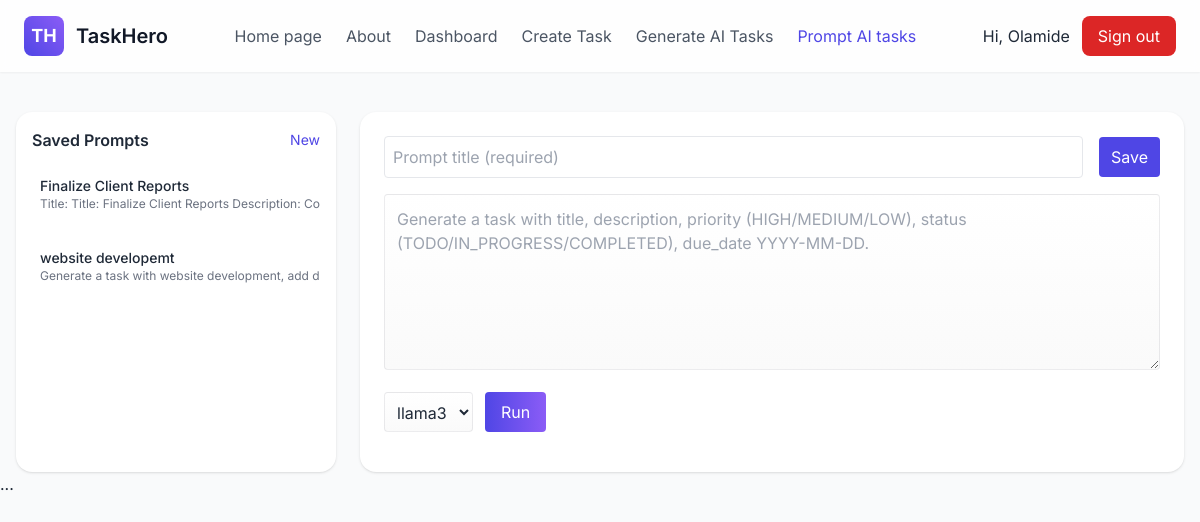
/prompts/ (signed in), run on the app's committed database.
### taskhero/models.py (models this page shows, shortened)
class SavedPrompt(models.Model):
    owner = models.ForeignKey(User, on_delete=models.CASCADE, related_name="saved_prompts")
    title = models.CharField(max_length=150)
    prompt = models.TextField()
    created_at = models.DateTimeField(auto_now_add=True)
    updated_at = models.DateTimeField(auto_now=True)
    class Meta:
        ordering = ["-updated_at"]

### taskhero/views.py (the view)
# urls.py: path('prompts/', views.prompt_store_page, name='prompt_store'),
@login_required
def prompt_store_page(request):
    prompts = SavedPrompt.objects.filter(owner=request.user)
    default_prompt = "Generate a task with title, description, priority (HIGH/MEDIUM/LOW), status (TODO/IN_PROGRESS/COMPLETED), due_date YYYY-MM-DD."
    return render(request, "taskhero/prompt_store.html", {"prompts": prompts, "default_prompt": default_prompt})

### templates/taskhero/prompt_store.html (shortened to what this page needs)
{% extends 'base/base.html' %}
{% block content %}
<div class="flex max-w-7xl mx-auto mt-10 gap-6 px-4">
  <aside class="w-80 bg-white rounded-2xl shadow p-4 flex-shrink-0">
    <div class="flex items-center justify-between mb-4">
      <h3 class="font-semibold">Saved Prompts</h3>
      <button id="newPromptBtn" class="text-sm text-indigo-600 hover:underline">New</button>
    </div>
    <div id="promptList" class="space-y-2 overflow-y-auto" style="max-height:520px;">
      {% for p in prompts %}
        <div class="prompt-item flex items-start gap-3 p-2 rounded hover:bg-gray-50 cursor-pointer" data-id="{{ p.id }}" data-title="{{ p.title|escapejs }}" data-prompt="{{ p.prompt|escapejs }}">
          <div class="flex-grow">
            <div class="font-medium text-sm text-gray-800">{{ p.title }}</div>
            <div class="text-xs text-gray-500 truncate">{{ p.prompt|truncatechars:80 }}</div>
          </div>
        </div>
      {% empty %}
        <div class="text-sm text-gray-500">No saved prompts yet. Create one.</div>
      {% endfor %}
    </div>
  </aside>
  <main class="flex-1">
    <div class="bg-white rounded-2xl shadow p-6">
      <div class="flex items-center justify-between gap-4 mb-4">
        <input id="promptTitle" class="flex-1 p-2 border rounded" placeholder="Prompt title (required)" />
        <div class="flex items-center gap-2">
          <button id="savePromptBtn" class="px-3 py-2 bg-indigo-600 text-white rounded">Save</button>
        </div>
      </div>
      <textarea id="promptEditor" class="w-full p-3 border rounded h-44" placeholder="{{ default_prompt|default:'' }}"></textarea>
      <div class="flex items-center justify-between mt-4">
        <div class="flex items-center gap-3">
          <select id="modelSelect" class="p-2 border rounded">
            <option value="llama3">llama3</option>
          </select>
          <button id="runPromptBtn" class="px-4 py-2 bg-gradient-to-r from-indigo-600 to-violet-500 text-white rounded">Run</button>
        </div>
      </div>
    </div>
  </main>
</div>
{% endblock %}

### templates/base/base.html (shortened to what this page needs)
{% load static %}
<!doctype html>
<html lang="en">
<head>
  <script src="https://cdn.tailwindcss.com"></script>
<link rel="stylesheet" href="{% static 'css/style.css' %}">
</head>
<body class="font-inter bg-gray-50 text-gray-800">
  <header class="bg-white/80 backdrop-blur-sm sticky top-0 z-50 shadow-sm">
    <div class="max-w-7xl mx-auto px-6 py-4 flex items-center justify-between">
      <a href="{% url 'taskhero:home' %}" class="flex items-center gap-3">
        <div class="w-10 h-10 flex items-center justify-center rounded-lg bg-gradient-to-tr from-indigo-600 to-violet-500 text-white text-lg font-bold">
          TH
        </div>
        <span class="text-xl font-semibold text-gray-900">TaskHero</span>
      </a>
      <nav class="hidden md:flex items-center gap-6">
        <a href="{% url 'taskhero:home' %}" class="text-gray-600 hover:text-gray-900">Home page</a>
        <a href="{% url 'taskhero:about' %}" class="text-gray-600 hover:text-gray-900">About</a>
        {% if user.is_authenticated %}
          <a href="{% url 'taskhero:task_list' %}" class="text-gray-600 hover:text-gray-900">Dashboard</a>
          <a href="{% url 'taskhero:task_create' %}" class="text-gray-600 hover:text-gray-900">Create Task</a>
          <a href="{% url 'taskhero:generate_task_ai' %}" class="text-gray-600 hover:text-gray-900">Generate AI Tasks</a>
          <a href="{% url 'taskhero:prompt_store' %}" class="text-indigo-600 hover:underline">Prompt AI tasks</a>
        {% endif %}
      </nav>
      <div class="hidden md:flex items-center gap-3">
        {% if user.is_authenticated %}
            Hi, {{ user.get_short_name|default:user.username }}
          <form method="post" action="{% url 'taskhero:logout' %}">
            <button type="submit" class="px-4 py-2 rounded-lg bg-red-600 text-white hover:opacity-95">
              Sign out
            </button>
          </form>
        {% else %}
          <a href="{% url 'taskhero:login' %}" class="text-indigo-600 font-medium hover:underline">Login</a>
          <a href="{% url 'taskhero:signup' %}" class="inline-block px-4 py-2 rounded-lg bg-gradient-to-r from-indigo-600 to-violet-500 text-white shadow hover:opacity-95">
            Sign Up
          </a>
        {% endif %}
      </div>
    </div>
  </header>
  <main>
    {% block content %}{% endblock content %}
  </main>
  ...
</body>
</html>

### static/css/style.css (style rules this page uses)
body { background-color: red; }
:root { --bg: #f8fafc; --surface: #ffffff; --muted: #6b7280; --text: #111827; --indigo: #4f46e5; --violet: #7c3aed; --accent-gradient: linear-gradient(90deg,var(--indigo),var(--violet)); --glass: rgba(255,255,255,0.6); --card-shadow: 0 8px 24px rgba(16,24,40,0.06); --card-shadow-strong: 0 12px 40px rgba(16,24,40,0.10); --radius-lg: 14px; --radius-md: 10px; --radius-sm: 8px; --max-width: 1200px; --focus-ring: 0 0 0 4px rgba(79,70,229,0.12); }
* { box-sizing:border-box }
html,body { height:100% }
body { font-family: Inter, ui-sans-serif, system-ui, -apple-system, "Segoe UI", Roboto, "Helvetica Neue", Arial; background:var(--bg); color:var(--text); line-height:1.45; -webkit-font-smoothing:antialiased; -moz-osx-font-smoothing:grayscale; margin:0; }
input[type="text"], input[type="password"], input[type="date"], textarea, select { width:100%; padding:.6rem .8rem; border:1px solid rgba(15,23,42,0.08); border-radius:10px; background: linear-gradient(180deg, #ffffff, #fafafa); outline:none; transition:box-shadow .12s ease, border-color .12s ease; }

### data on the page
SavedPrompt: title "Finalize Client Reports", prompt "Title: Title: Finalize Client Reports Description:…"
SavedPrompt: title "website developemt", prompt "Generate a task with website development, add…"

### other printed values
{{ user.get_short_name|default:user.username }} "Olamide"
